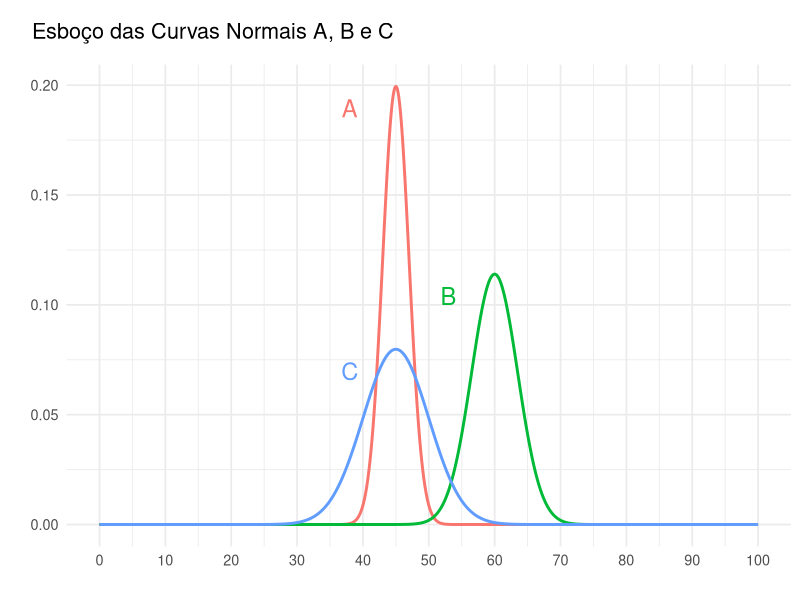
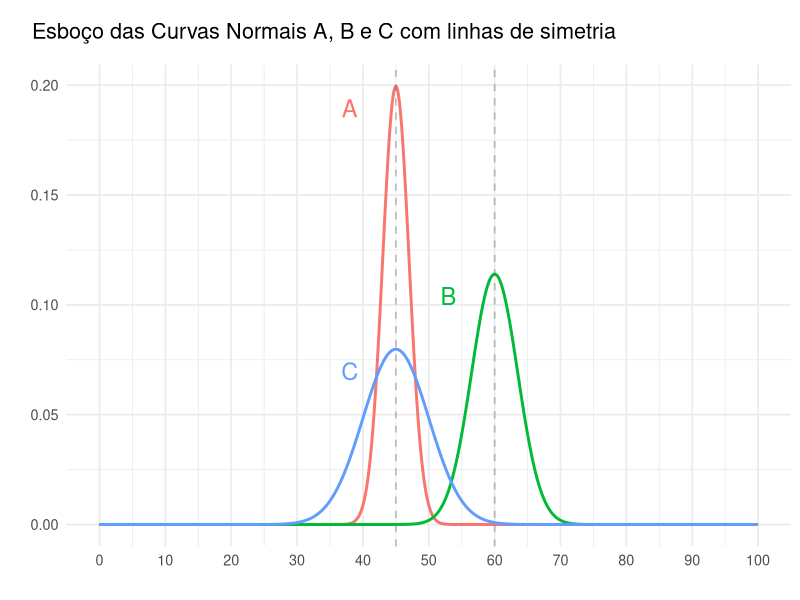
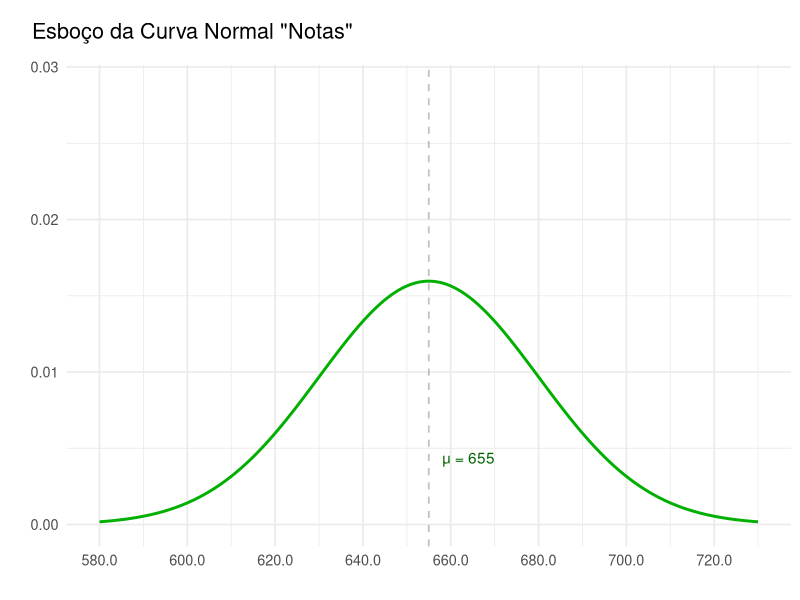
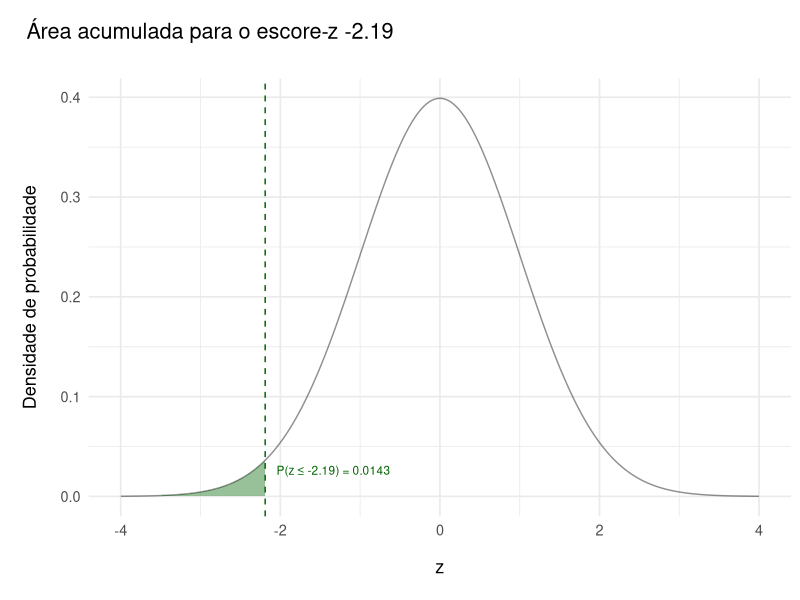
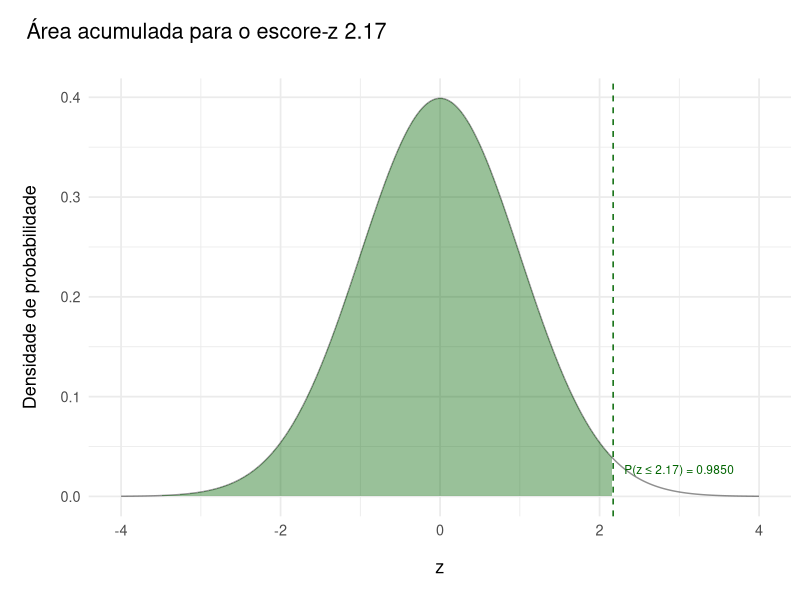
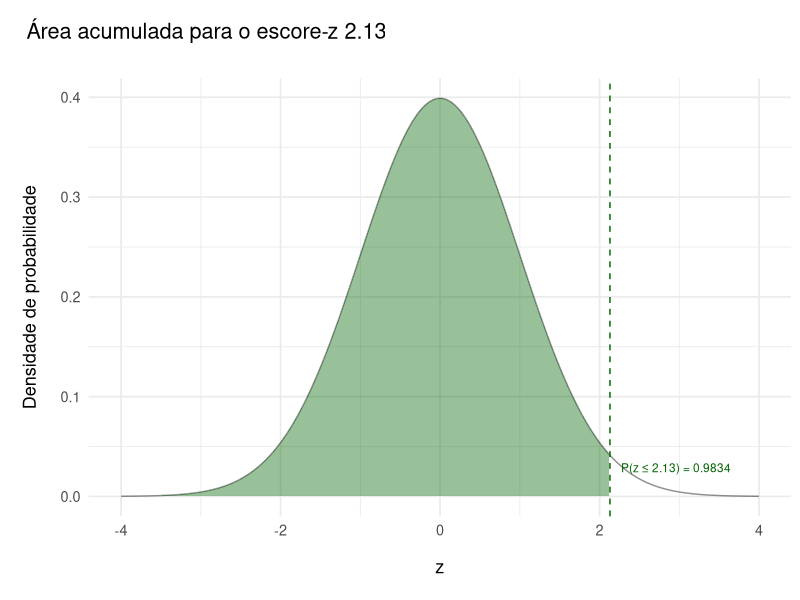
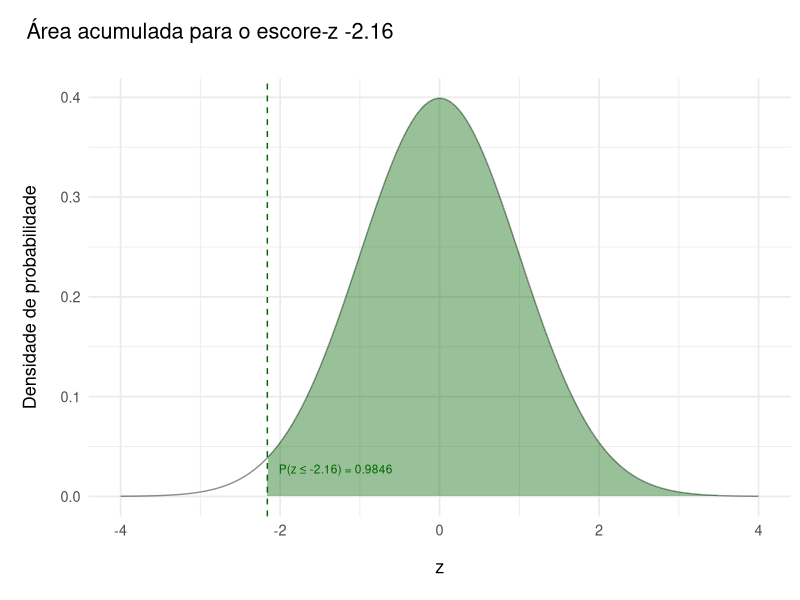
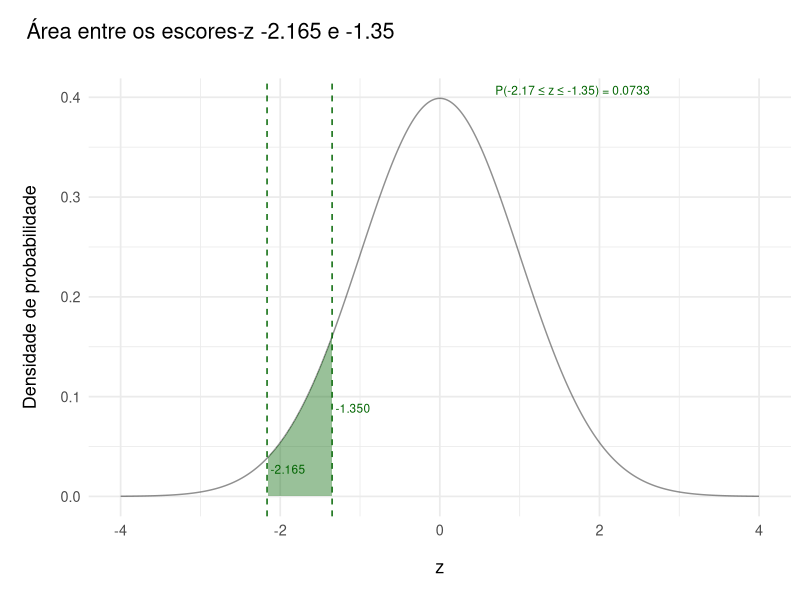

The R script that drew these images, in order:
## ---- chunk 1
#| warning: false

library(ggplot2)
library(dplyr)
library(tidyr)
library(scales)
## ---- chunk 2
#| code-fold: true

exp(1i * pi) + 1
## ---- chunk 3
## Usando notação Latex, mostra um número com seis casas decimais e
## a porcentagem equivalente com duas casas decimais
ppercent <- function(raw) {
  sprintf("$$P = %.6f \\approx %.2f\\%%$$", raw, raw * 100) |> cat()
}

## Arredonda um número para 4 casas decimais
r4 <- function(float) {
  round(float, digits = 4)
}

## Arredonda um número para 2 casas decimais
r2 <- function(float) {
  round(float, digits = 2)
}
## ---- chunk 4
curves <- tibble(
  curve = c("A", "B", "C"), # Curva
  mu = c(45, 60, 45),       # Média
  sigma = c(2, 3.5, 5),     # Desvio padrão
)
## ---- chunk 5
x_vector <- seq(0, 100, length.out = 1000)
## ---- chunk 6
density <- curves |>
  # Para estruturar o dataset, repetimos os atributos de cada curva 1000 vezes
  slice(rep(seq_len(n()), each = length(x_vector))) |>
  # Adicionamos uma nova coluna, que insere os valores de x para cada linha
  mutate(x = rep(x_vector, times = nrow(curves))) |>
  # Finalmente, obtemos o y correspondente na FDP em outra nova coluna
  mutate(y = dnorm(x, mean = mu, sd = sigma)) |>
  # Precisamos apenas das colunas curve (A, B ou C), x e y
  select(curve, x, y)
## ---- chunk 7
#| code-fold: true

## Define as posições dos rótulos sobre cada curva
## A partir do ponto máximo de cada curva, calculamos uma posição um pouco mais
## à esquerda e abaixo para posicionar os rótulos
label_positions <- curves |>
  transmute(curve,
    x = mu - 7,
    y = dnorm(mu, mean = mu, sd = sigma) - 0.01
  )

## Plota os dados
plot <- ggplot(density, aes(x, y, color = curve)) +
  geom_line(linewidth = 1, show.legend = FALSE) +
  geom_text(
    data = label_positions, aes(x = x, y = y, label = curve),
    size = 6,
    show.legend = FALSE,
  ) +
  labs(
    title = "Esboço das Curvas Normais A, B e C",
    x = "", y = "",
  ) +
  scale_x_continuous(
    breaks = seq(0, 100, by = 10),
    minor_breaks = seq(0, 100, by = 5)
  ) +
  theme_minimal(base_size = 13) +
  theme(
    plot.title = element_text(margin = margin(l = -25, t = 10, b = 15))
  )

plot
## ---- chunk 8
#| code-fold: true

bisectors <- curves |>
  transmute(curve, xintercept = mu)

plot +
  labs(
    title = "Esboço das Curvas Normais A, B e C com linhas de simetria",
  ) +
  geom_vline(
    data = bisectors,
    aes(xintercept = xintercept),
    color = "#66666666",
    linetype = "dashed",
    linewidth = 0.6,
    show.legend = FALSE
  )
## ---- chunk 9
#| code-fold: true

## Plota o gráfico de uma curva de distribuição normal
plot_draft <- function(density, curve, properties) {
  p <- properties
  mu <- slice_head(curve)$mu
  sigma <- slice_head(curve)$sigma

  bisectors <- curve |>
    transmute(curve, xintercept = mu)

  plot <- ggplot(density, aes(x, y)) +

    geom_line(color = "#00af00", linewidth = 1, show.legend = FALSE) +
    geom_vline(
      data = bisectors,
      aes(xintercept = xintercept),
      color = "#66666666",
      linetype = "dashed",
      linewidth = 0.6,
      show.legend = FALSE
    ) +
    annotate(
     "text",
      x    = mu,
      y    = dnorm(mu, mean = mu, sd = sigma) * 0.25,
      label = paste0("μ = ", mu),
      vjust = 0,
      hjust = -0.25,
      color = "darkgreen"
    ) +
    labs(
      title = paste("Esboço da Curva Normal \"", p$name, "\"", sep = ""),
      x = "",
      y = ""
    ) +
    scale_x_continuous(
      breaks = seq(p$x_min, p$x_max, by = p$x_step),
      minor_breaks = seq(p$x_min, p$x_max, by = p$x_step / 2),
      labels = label_number(accuracy = 0.1),
    ) +
    scale_y_continuous(
      limits = c(0, max(density$y) * p$y_max_multiplier)
    ) +
    theme_minimal(base_size = 13) +
    theme(plot.title = element_text(margin = margin(l = -25, t = 10, b = 15)))

  plot
}
## ---- chunk 10

draft <- function(name, mu, sigma, x_min, x_max, x_step, y_max_multiplier = 1) {

    curve <- tibble(
      curve = name,
      mu = mu,
      sigma = sigma,
    )

    x_vector <- seq(x_min, x_max, length.out = 1000)

    density <- curve |>
      slice(rep(seq_len(n()), each = length(x_vector))) |>
      mutate(x = x_vector) |>
      mutate(y = dnorm(x, mean = mu, sd = sigma)) |>
      select(curve, x, y)

    graph_properties <- list(
      name = name,
      x_min = x_min,
      x_max = x_max,
      x_step = x_step,
      y_max_multiplier = y_max_multiplier
    )

    plot_draft(density, curve, graph_properties)
  }
## ---- chunk 11
draft(
  name = "Notas",
  mu = 655,
  sigma = 25,
  x_min = 580,
  x_max = 730,
  x_step = 20,
  y_max_multiplier = 1.8
)
## ---- chunk 12
#| code-fold: true

z_plot <- function(z, right = FALSE, opposite = NULL) {

opp <- if (is.null(opposite)) if (right) 4 else -4 else opposite

## Cria um conjunto de 400 valores para x entre -4 e 4
x_vals <- seq(-4, 4, length.out = 400)

## Cria uma tibble com os valores de x e seus equivalentes em y
pairs <- tibble(x = x_vals, y = dnorm(x_vals))

plot <- ggplot(
  # Traça a curva usando os valores de x e y
  pairs, aes(x, y)) +
  geom_line(linewidth = 0.5, color = "#0000006f") +
  geom_area(
    # Obtém apenas a área onde x <= z
    data = subset(pairs, if (right) (x >= z & x <= opp) else (x >= opp & x <= z)),
    aes(x, y),
    # Colore a área obtida em verde
    fill = "darkgreen", alpha = 0.4
  ) +
  # Traça uma linha perpendicular a x sobre z
  geom_vline(xintercept = z, linetype = "dashed", color = "darkgreen") +
    labs(
      x = "z",
      y = "Densidade de probabilidade"
    ) +
  # Demais parâmetros para a aparência e tamanho do gráfico
  theme_minimal(base_size = 13) +
  theme(
    plot.title = element_text(margin = margin(l = -45, t = 10, b = 25)),
    axis.title.y = element_text(
      margin = margin(t = 0, r = 15, b = 0, l = 10, unit = "pt")
    ),
    axis.title.x = element_text(
      margin = margin(t = 15, r = 0, b = 10, l = 0, unit = "pt")
    )
  )

  plot <- if (!is.null(opposite)) {
    plot +
      # Adiciona título e rótulos dos eixos
      labs(
        title = paste("Área entre os escores-z", r4(z), "e", r4(opp)),
      ) +
      geom_vline(
        xintercept = opp,
        linetype = "dashed",
        color = "darkgreen"
      ) +
      annotate(
        "text",
        x = z, y = dnorm(z) * 0.5,
        label = sprintf("%.3f", z),
        size = 3,
        vjust = -0.4,
        hjust = -0.1,
        color = "darkgreen"
      ) +
      annotate(
        "text",
        x = opp, y = dnorm(opp) * 0.5,
        label = sprintf("%.3f", opp),
        size = 3,
        vjust = -0.4,
        hjust = -0.1,
        color = "darkgreen"
      ) +
      annotate(
        "text",
        x = 0.5, y = dnorm(0),
        label = sprintf(
          "P(%.2f ≤ z ≤ %.2f) = %.4f",
          if (z < opp) z else opp,
          if (z > opp) z else opp,
          abs(pnorm(z) - pnorm(opp))
        ),
        size = 3,
        vjust = -0.4,
        hjust = -0.1,
        color = "darkgreen"
    )
  } else {
    plot +
    # Adiciona título e rótulos dos eixos
    labs(
      title = paste("Área acumulada para o escore-z", r4(z)),
    ) +
    # Anota o valor correspondente à área
    annotate(
      "text",
      x = z, y = dnorm(z) * 0.5,
      label = sprintf("P(z ≤ %.2f) = %.4f", z, pnorm(z, lower.tail = !right)),
      size = 3,
      vjust = -0.4,
      hjust = -0.1,
      color = "darkgreen"
    )
  }
  plot
}
## ---- chunk 13
#| output: asis
pnorm(-2.19) |> ppercent()
## ---- chunk 14
z_plot(-2.19)
## ---- chunk 15
#| output: asis
pnorm(2.17) |> ppercent()
## ---- chunk 16
z_plot(2.17)
## ---- chunk 17
z_plot(2.13)
## ---- chunk 18
#| output: asis
pnorm(2.13) |> ppercent()
## ---- chunk 19
1 - pnorm(-2.16)
## ---- chunk 20
#| output: asis
pnorm(-2.16, lower.tail = FALSE) |> ppercent()
## ---- chunk 21
z_plot(-2.16, right = TRUE)
## ---- chunk 22
#| output: asis
pnorm(-2.16) |> ppercent()
## ---- chunk 23
1 - pnorm(-2.16)
## ---- chunk 24
z_plot(-2.165, right = TRUE, opposite = -1.35)
## ---- chunk 25
pnorm(-1.35)
## ---- chunk 26
pnorm(-2.165)
## ---- chunk 27
pnorm(-1.35) - pnorm(-2.165)
## ---- chunk 28
#| output: asis
#| echo: false
(pnorm(-1.35) - pnorm(-2.165)) |> ppercent()
## ---- chunk 29
e7 <- list(
  mu = 67,
  sigma = 3.5,
  x = 70
)

## ---- chunk 30
draft(
  name = "Velocidade",
  mu = e7$mu,
  sigma = e7$sigma,
  x_min = e7$mu - e7$sigma * 3.5,
  x_max = e7$mu + e7$sigma * 3.5,
  x_step = ceiling(e7$sigma / 2),
)
## ---- chunk 31

z <- (e7$x - e7$mu) / e7$sigma
z
## ---- chunk 32
#| output: asis
(1 - pnorm(z)) |> ppercent()
## ---- chunk 33
z_plot(z, right = TRUE)
## ---- chunk 34
e8 <- list(
  mu = 45,
  sigma = 12,
  x1 = 33,
  x2 = 60
)

## ---- chunk 35
draft(
  name = "Permanência",
  mu = e8$mu,
  sigma = e8$sigma,
  x_min = e8$mu - e8$sigma * 3.5,
  x_max = e8$mu + e8$sigma * 3.5,
  x_step = ceiling(e8$sigma / 2),
)
## ---- chunk 36

z1 <- (e8$x1 - e8$mu) / e8$sigma
z1
## ---- chunk 37

z2 <- (e8$x2 - e8$mu) / e8$sigma
z2
## ---- chunk 38
#| output: asis
p <- abs(pnorm(z2) - pnorm(z1))
p |> ppercent()
## ---- chunk 39
z_plot(z2, opposite = z1)
## ---- chunk 40
z <- qnorm(0.9616)
z
## ---- chunk 41
alpha <- 0.05
z95 <- qnorm(1 - alpha/2)
z95
## ---- chunk 42
pnorm(z95)
## ---- chunk 43
qnorm(pnorm(z95))
## ---- chunk 44
p10 <- qnorm(0.1)
p20 <- qnorm(0.2)
p99 <- qnorm(0.99)

p10
p20
p99
## ---- chunk 45
e12 <- list(
  mu = 52,
  sigma = 15,
  x1 = NULL,
  x2 = NULL,
  x2 = NULL,
  z1 = -2.33,
  z2 = 3.1,
  z3 = 0.58
)

## ---- chunk 46
#| code-fold: true
draft(
  name = "Pesos",
  mu = e12$mu,
  sigma = e12$sigma,
  x_min = e12$mu - e12$sigma * 3.5,
  x_max = e12$mu + e12$sigma * 3.5,
  x_step = ceiling(e12$sigma / 2),
)
## ---- chunk 47
e12$x1 <- e12$mu + e12$sigma * e12$z1
e12$x1

e12$x2 <- e12$mu + e12$sigma * e12$z2
e12$x2

e12$x3 <- e12$mu + e12$sigma * e12$z3
e12$x3
## ---- chunk 48
e13 <- list(
  mu = 129,
  sigma = 5.18,
  x = NULL,
  z = NULL
)

## ---- chunk 49
#| code-fold: true
draft(
  name = "Frenagem",
  mu = e13$mu,
  sigma = e13$sigma,
  x_min = e13$mu - e13$sigma * 3.5,
  x_max = e13$mu + e13$sigma * 3.5,
  x_step = ceiling(e13$sigma),
)
## ---- chunk 50
e13$z <- qnorm(0.01)
e13$z
## ---- chunk 51
z_plot(e13$z)
## ---- chunk 52
e13$x <- e13$mu + e13$sigma * e13$z
e13$x
## ---- chunk 53
e14 <- list(
  mu = 11.2,
  sigma = 2.1,
  p = 0.1,
  x = NULL,
  z = NULL
)

## ---- chunk 54
#| code-fold: true
draft(
  name = "Tempo de Trabalho",
  mu = e14$mu,
  sigma = e14$sigma,
  x_min = e14$mu - e14$sigma * 3.5,
  x_max = e14$mu + e14$sigma * 3.5,
  x_step = ceiling(e14$sigma / 2),
)
## ---- chunk 55
e14$z <- qnorm(e14$p)
e14$z
## ---- chunk 56
z_plot(e14$z)
## ---- chunk 57
e14$x <- e14$mu + e14$sigma * e14$z
e14$x
## ---- chunk 58
#| code-fold: true

e15 <- list(
  mu = 47,
  sigma = 9,
  n = 64,
  s = NULL
)

## ---- chunk 59
e15$s <- e15$sigma / sqrt(e15$n)
## ---- chunk 60
#| code-fold: true

draft(
  name = "Contas de Telefone (Amostral)",
  mu = e15$mu,
  sigma = e15$s,
  x_min = e15$mu - e15$s * 3.5,
  x_max = e15$mu + e15$s * 3.5,
  x_step = ceiling(e15$s / 2),
)
## ---- chunk 61
#| code-fold: true

e16 <- list(
  mu = 3.5,
  sigma = 0.2,
  n = 16,
  s = NULL
)

## ---- chunk 62
e16$s <- e16$sigma / sqrt(e16$n)
## ---- chunk 63
#| code-fold: true

draft(
  name = "Diâmetros (Amostral)",
  mu = e16$mu,
  sigma = e16$s,
  x_min = e16$mu - e16$s * 3.5,
  x_max = e16$mu + e16$s * 3.5,
  x_step = 0.05,
)
## ---- chunk 64
#| code-fold: true

e17 <- list(
  mu = 25,
  sigma = 1.5,
  n = 100,
  x1 = 24.7,
  x2 = 25.5,
  s = NULL
)

## ---- chunk 65
e17$s <- e17$sigma / sqrt(e17$n)
## ---- chunk 66
#| code-fold: true

draft(
  name = "Tempo Dirigindo (Amostral)",
  mu = e17$mu,
  sigma = e17$s,
  x_min = e17$mu - e17$s * 3.5,
  x_max = e17$mu + e17$s * 3.5,
  x_step = e17$s,
)
## ---- chunk 67
#| output: asis
(pnorm(e17$x2, mean = e17$mu, sd = e17$s) -
pnorm(e17$x1, mean = e17$mu, sd = e17$s)) |>
  ppercent()
## ---- chunk 68
#| code-fold: true

e18 <- list(
  mu = 176800,
  sigma = 50000,
  n = 12,
  x = 160000,
  z = NULL,
  s = NULL
)

## ---- chunk 69
e18$s <- e18$sigma / sqrt(e18$n)
## ---- chunk 70
#| code-fold: true

draft(
  name = "Residências (Amostral)",
  mu = e18$mu,
  sigma = e18$s,
  x_min = e18$mu - e18$s * 3.5,
  x_max = e18$mu + e18$s * 3.5,
  x_step = e18$s * 2,
)
## ---- chunk 71
e18$z <- (e18$x - e18$mu) / e18$s
## ---- chunk 72
z_plot(e18$z, right = TRUE)
## ---- chunk 73
#| output: asis
pnorm(e18$z, lower.tail = FALSE) |> ppercent()
## ---- chunk 74
#| code-fold: true

e19 <- list(
  mu = 190,
  sigma = 48,
  n = 10,
  x = 200,
  z = NULL,
  z_barra = NULL,
  s = NULL
)

## ---- chunk 75
e19$s <- e19$sigma / sqrt(e19$n)
## ---- chunk 76
#| code-fold: true

draft(
  name = "Monitores (Amostral)",
  mu = e19$mu,
  sigma = e19$s,
  x_min = e19$mu - e19$s * 3.5,
  x_max = e19$mu + e19$s * 3.5,
  x_step = ceiling(e19$s / 2),
)
## ---- chunk 77
e19$z <- (e19$x - e19$mu) / e19$sigma
e19$z_barra <- (e19$x - e19$mu) / e19$s
## ---- chunk 78
#| output: asis
pnorm(e19$z) |> ppercent()
## ---- chunk 79
#| output: asis
pnorm(e19$z_barra) |> ppercent()
## ---- chunk 80
z_plot(e19$z)
z_plot(e19$z_barra)
## ---- chunk 81
#| code-fold: true

e20 <- list(
  n = 100,
  p = 0.34,
  q = NULL,
  np = NULL,
  nq = NULL
)

## ---- chunk 82
e20$q <- 1 - e20$p
## ---- chunk 83
e20$np <- e20$n * e20$p
e20$nq <- e20$n * e20$q
## ---- chunk 84
mu_b <- e20$np
sigma_b <- sqrt(e20$n * e20$p * e20$q)
## ---- chunk 85
#| code-fold: true

e21 <- list(
  n = 100,
  p = 0.34,
  q = NULL,
  np = NULL,
  nq = NULL,
  mu = NULL,
  sigma = NULL,
  z = NULL,
  ps = NULL,
  a = NULL
)

## ---- chunk 86
e21$q <- 1 - e21$p
e21$np <- e21$n * e21$p
e21$nq <- e21$n * e21$q
## ---- chunk 87
e21$mu <- e21$np
e21$sigma <- sqrt(e21$n * e21$p * e21$q)
## ---- chunk 88
e21$a <- 30.5
## ---- chunk 89
e21$z <- (e21$a - e21$mu) / e21$sigma
e21$ps <- pnorm(e21$z, lower.tail = FALSE)
## ---- chunk 90
z_plot(e21$z)
## ---- chunk 91
#| code-fold: true

x_vector <- seq(e21$mu - 4*e21$sigma, e21$mu + 4*e21$sigma, length.out = 400)
pairs <- tibble(x = x_vector, y = dnorm(
  x_vector,
  mean = e21$mu,
  sd = e21$sigma
)
)

ggplot(pairs, aes(x, y)) +
  geom_line(color = "darkgreen") +
  geom_area(data = subset(pairs, x >= e21$a),
    aes(x, y),
    fill = "darkgreen", alpha = 0.4) +
  geom_vline(xintercept = e21$a, linetype = "dashed") +
   labs(
    title = paste(
      "Aproximação Normal para Binomial, n =", e21$n, "p =", e21$p
    ),
    subtitle = "Em destaque, P(X > 30) com correção de continuidade",
    x = "X",
    y = "Densidade de probabilidade"
  ) +
  theme_minimal(base_size = 13) +
  theme(
    plot.title = element_text(margin = margin(l = -45, t = 10, b = 5)),
    plot.subtitle = element_text(margin = margin(l = -45, t = 5, b = 25)),
    axis.title.y = element_text(
      margin = margin(t = 0, r = 15, b = 0, l = 10, unit = "pt")
    ),
    axis.title.x = element_text(
      margin = margin(t = 15, r = 0, b = 0, l = 0, unit = "pt")
    )
  )
## ---- chunk 92
#| code-fold: true

e22 <- list(
  n = 100,
  p = 0.58,
  q = NULL,
  k = 100,
  np = NULL,
  nq = NULL,
  mu = NULL,
  sigma = NULL,
  z = NULL,
  ps = NULL,
  a = NULL
)

## ---- chunk 93
e22$q <- 1 - e22$p
e22$np <- e22$n * e22$p
e22$nq <- e22$n * e22$q
## ---- chunk 94
e22$mu <- e22$np
e22$sigma <- sqrt(e22$n * e22$p * e22$q)
## ---- chunk 95
#| code-fold: true

e23 <- list(
  n = 75,
  p = 0.32,
  q = NULL,
  x = 15,
  np = NULL,
  nq = NULL,
  mu = NULL,
  sigma = NULL,
  xs = NULL,
  xs = NULL,
  zs = NULL,
  zi = NULL,
  prob = NULL
)

## ---- chunk 96
e23$q <- 1 - e23$p
e23$np <- e23$n * e23$p
e23$nq <- e23$n * e23$q
## ---- chunk 97
e23$mu <- e23$np
e23$sigma <- sqrt(e23$n * e23$p * e23$q)
## ---- chunk 98
e23$xi <- e23$x - 0.5
e23$xs <- e23$x + 0.5

e23$zi <- (e23$xi - e23$mu) / e23$sigma
e23$zs <- (e23$xs - e23$mu) / e23$sigma
## ---- chunk 99
#| output: asis
pnorm(e23$zs) - pnorm(e23$zi) |> ppercent()
## ---- chunk 100
z_plot(e23$zs, opposite = e23$zi)
## ---- chunk 101
hours <- c(
  26, 25, 32, 31, 28, 28,
  28, 22, 28, 25, 21, 40,
  32, 22, 25, 22, 26, 24,
  46, 20, 35, 22, 32, 48,
  32, 36, 38, 32, 22, 19
)
## ---- chunk 102
x_bar <- mean(hours)
x_bar
## ---- chunk 103
n     <- length(hours)      # tamanho da amostra
sigma <- 7.9                # desvio populacional
alpha <- 0.05               # 95% de confiança
z_c   <- qnorm(1 - alpha/2) # z-crítico
## ---- chunk 104
E = z_c * sigma / sqrt(n)
## ---- chunk 105
n <- length(hours)
s <- sd(hours)
alpha <- 0.05
f <- n - 1 # degrees of freedom
t_c <- qt(1 - alpha/2, f)
## ---- chunk 106
x_bar <- mean(hours)
E <- t_c * s / sqrt(n)
## ---- chunk 107
li <- x_bar - E
ls <- x_bar + E
## ---- chunk 108
hours <- c(
  30, 26, 33, 26, 26, 33, 31, 31, 21, 37,
  27, 20, 34, 35, 30, 24, 38, 34, 39, 31,
  22, 30, 23, 23, 31, 44, 31, 33, 33, 26,
  27, 28, 25, 35, 23, 32, 29, 31, 25, 27
)

sigma <- 7.9
E <- 2
alpha <- 0.05
z_c <- qnorm(1 - alpha / 2)
## ---- chunk 109
n <- ceiling((z_c * sigma / E)^2)
n
## ---- chunk 110
n <- 22
f <- n - 1
## ---- chunk 111
c <- 0.90
## ---- chunk 112
alpha <- 1 - c
t_c <- qt(1 - alpha / 2, f)
## ---- chunk 113
n <- 16
mu <- 162
s <- 10
f <- n - 1
se <- s / sqrt(n)
## ---- chunk 114
## 90%
alpha90 <- 0.10
t90 <- qt(1 - alpha90 / 2, f)
e90 <- t90 * se
ci90 <- list(i = x_bar - e90, s = x_bar + e90)

## 99%
alpha99 <- 0.01
t99 <- qt(1 - alpha99 / 2, f)
e99 <- t99 * se
ci99 <- list(i = x_bar - e99, s = x_bar + e99)
## ---- chunk 115
n     <- 36
mu <- 9.75
s     <- 2.39
f    <- n - 1
se    <- s / sqrt(n)
## ---- chunk 116
## 90%
t90  <- qt(0.95, f)
e90  <- t90 * se
ci90 <- list(i = mu - e90, s = x_bar + e90)

## 95%
t95  <- qt(0.975, f)
e95  <- t95 * se
ci95 <- list(i = mu - e95, s = x_bar + e95)
## ---- chunk 117
ci90
ci95
## ---- chunk 118
n <- 18
x_bar <- 64
s <- 2.5
f <- n - 1
## ---- chunk 119
alpha <- 0.10
t_c <- qt(1 - alpha / 2, f)
se <- s / sqrt(n)
## ---- chunk 120
me <- t_c * se
## ---- chunk 121
c_i <- x_bar - me
c_s <- x_bar + me
## ---- chunk 122
x <- 123
n <- 2462
## ---- chunk 123
p_h <- x / n
## ---- chunk 124
x     <- 123
n     <- 2462
p_h <- x / n
q_h <- 1 - p_h
## ---- chunk 125
np  <- n * p_h
nq  <- n * q_h
## ---- chunk 126
z_c <- qnorm(0.95)
e <- z_c * sqrt(p_h * q_h / n)
## ---- chunk 127
l_i <- p_h - e
l_s <- p_h + e
## ---- chunk 128
n <- 498
p_h <- 0.25
q_h <- 1 - p_h
p_h
q_h
## ---- chunk 129
np  <- n * p_h
nq  <- n * q_h
## ---- chunk 130
z_c <- qnorm(0.995)
e <- z_c * sqrt(p_h * q_h / n)
## ---- chunk 131
l_i <- p_h - e
l_s <- p_h + e
## ---- chunk 132
p_h1 <- 0.5
q_h1 <- 1 - p_h1

p_h2 <- 0.31
q_h2 <- 1 - p_h2

z_c <- qnorm(0.95)
e <- 0.02
## ---- chunk 133
n1 <- (z_c^2 * p_h1 * q_h1) / e^2

n2 <- (z_c^2 * p_h2 * q_h2) / e^2
## ---- chunk 134
n1 <- ceiling(n1)
n2 <- ceiling(n2)
## ---- chunk 135
n <- 30
f <- n - 1
conf <- 0.90
alpha <- 1 - conf
f
alpha
## ---- chunk 136
c_r <- qchisq(1 - alpha / 2, f)
c_l <- qchisq(alpha / 2,     f)
## ---- chunk 137
n <- 30
f <- n - 1
s <- 1.20

conf1 <- 0.90; alpha1 <- 1 - conf1
conf2 <- 0.95; alpha2 <- 1 - conf2

c_r1 <- qchisq(1 - alpha1 / 2, f)
c_l1 <- qchisq(alpha1 / 2, f)

c_r2 <- qchisq(1 - alpha2 / 2, f)
c_l2 <- qchisq(alpha2 / 2, f)
## ---- chunk 138
var_est <- (f * s^2)

# 90%
v1_i <- var_est / c_r1
v1_s <- var_est / c_l1

# 95%
v2_i <- var_est / c_r2
v2_s <- var_est / c_l2
## ---- chunk 139
sd1_i <- sqrt(v1_i)
sd1_s <- sqrt(v1_s)

sd2_i <- sqrt(v2_i)
sd2_s <- sqrt(v2_s)
## ---- chunk 140
z0 <- 2.1
p_b <- 2 * (1 - pnorm(abs(z0)))
p_b
## ---- chunk 141
z0 <- 1.5
p_u <- 1 - pnorm(z0)
p_u
## ---- chunk 142
z_plot(qnorm(1 - p_u), right = TRUE)
## ---- chunk 143
#| code-fold: true

z_crit <- qnorm(1 - p_b / 2)
pairs <- tibble(x = seq(-4, 4, length.out = 1000))
pairs$y <- dnorm(pairs$x)

ggplot(pairs, aes(x, y)) +
  geom_line() +
  geom_area(
    data = subset(pairs, x <= -z_crit), aes(x, y),
    fill = "darkgreen",
    alpha = 0.5
  ) +
  geom_area(
    data = subset(pairs, x >=  z_crit), aes(x, y),
    fill = "darkgreen",
    alpha = 0.5
  ) +
  geom_vline(xintercept = c(-z_crit, z_crit), linetype = "dashed") +
  labs(
    title = "Teste Bilateral",
    x = "z",
    y = "Densidade de probabilidade"
  ) +
  theme_minimal(base_size = 13) +
  theme(
    plot.title = element_text(margin = margin(l = -45, t = 10, b = 5)),
    plot.subtitle = element_text(margin = margin(l = -45, t = 5, b = 25)),
    axis.title.y = element_text(
      margin = margin(t = 0, r = 15, b = 0, l = 10, unit = "pt")
    ),
    axis.title.x = element_text(
      margin = margin(t = 15, r = 0, b = 0, l = 0, unit = "pt")
    )
  )
## ---- chunk 144
z <- -1.71
p <- pnorm(z)
p
## ---- chunk 145
z <- 1.64
p <- pnorm(z)
p
## ---- chunk 146
p_2 <- 2 * (1 - pnorm(z))
p_2
## ---- chunk 147
x_bar <- 36
mu <- 35
sigma <- 4
n <- 100

z <- (x_bar - mu) / (sigma / sqrt(n))
z
## ---- chunk 148
p <- 1 - pnorm(z)
p
## ---- chunk 149
alpha <- 0.01
## ---- chunk 150
x_bar <- 3.3
mu  <- 3
sigma <- 0.5
n <- 25

z <- (x_bar - mu) / (sigma / sqrt(n))
z
## ---- chunk 151
p <- 2 * (1 - pnorm(abs(z)))
p
## ---- chunk 152
alpha <- 0.10
## ---- chunk 153
z_plot(qnorm(alpha))
## ---- chunk 154
z <- -1.28
a <- pnorm(z)
a
## ---- chunk 155
z_a <- qnorm(a)
z_a
## ---- chunk 156
z_plot(z_a)
## ---- chunk 157
#| code-fold: true

alpha <- 0.08
z_i <- qnorm(alpha / 2)
z_s <- qnorm(1 - alpha / 2)

df <- tibble(x = seq(-4, 4, length.out = 400))
df$y <- dnorm(df$x)

ggplot(df, aes(x = x, y = y)) +
  geom_line(linewidth = 1) +
  geom_ribbon(data = subset(df, x <= z_i),
              aes(ymin = 0, ymax = y),
              fill = "darkgreen", alpha = 0.5) +
  geom_ribbon(data = subset(df, x >= z_s),
              aes(ymin = 0, ymax = y),
              fill = "darkgreen", alpha = 0.5) +
  geom_vline(xintercept = c(z_i, z_s),
             linetype = "dashed", color = "darkgreen") +
  annotate("text", x = z_i, y = max(df$y) * 0.6,
           label = paste0("z_i = ", round(z_i, 3)),
           hjust = 1.1, color = "darkgreen") +
  annotate("text", x = z_s, y = max(df$y) * 0.6,
           label = paste0("z_s = ", round(z_s, 3)),
           hjust = -0.1, color = "darkgreen") +
  labs(
    title = "Curva Normal Padrão: α/2 em cada cauda",
    x = "z",
    y = "f(z)"
  ) +
  theme_minimal(base_size = 13) +
  theme(
    plot.title = element_text(margin = margin(l = -45, t = 10, b = 5)),
    plot.subtitle = element_text(margin = margin(l = -45, t = 5, b = 25)),
    axis.title.y = element_text(
      margin = margin(t = 0, r = 15, b = 0, l = 10, unit = "pt")
    ),
    axis.title.x = element_text(
      margin = margin(t = 15, r = 0, b = 0, l = 0, unit = "pt")
    )
  )
## ---- chunk 158
alpha <- 0.08
a_i <- pnorm(qnorm(alpha/2))
a_s <- pnorm(qnorm(1 - alpha/2))
## ---- chunk 159
z_i <- qnorm(0.04)
z_s <- qnorm(0.96)
z_i  # -1.750686
z_s  #  1.750686
## ---- chunk 160
x_bar  <- 66900
mu <- 68000
sigma <- 5500
n <- 20

z <- (x_bar - mu) / (sigma / sqrt(n))
p <- pnorm(z)
## ---- chunk 161
alpha1 <- 0.1
alpha2 <- 0.01
## ---- chunk 162
z_1 <- qnorm(1 - alpha1 / 2)
z_2 <- qnorm(1 - alpha2 / 2)
## ---- chunk 163
#| code-fold: true

library(ggplot2)
alpha <- 0.10
z0 <- qnorm(1 - alpha / 2)
x <- seq(-4, 4, length = 400)
y <- dnorm(x)
ggplot(data.frame(x, y), aes(x, y)) +
  geom_line() +
  geom_ribbon(data = subset(data.frame(x, y), x <= -z0),
    aes(ymin = 0, ymax = y), fill = "darkgreen", alpha = 0.5) +
  geom_ribbon(data = subset(data.frame(x, y), x >=  z0),
    aes(ymin = 0, ymax = y), fill = "darkgreen", alpha = 0.5) +
  geom_vline(
    xintercept = c(-z0, z0),
    linetype = "dashed",
    color = "darkgreen"
  ) +
  geom_vline(xintercept = z, colour = "darkgreen") +
  labs(title = "Teste Z bilateral",
    subtitle = paste("α = 0.1, z = ", round(z, 3))) +
  theme_minimal(base_size = 13) +
  theme(
    plot.title = element_text(margin = margin(l = -45, t = 10, b = 5)),
    plot.subtitle = element_text(margin = margin(l = -45, t = 5, b = 25)),
    axis.title.y = element_text(
      margin = margin(t = 0, r = 15, b = 0, l = 10, unit = "pt")
    ),
    axis.title.x = element_text(
      margin = margin(t = 15, r = 0, b = 0, l = 0, unit = "pt")
    )
  )
## ---- chunk 164
alpha <- 0.10
f    <- 8

t0 <- qt(1 - alpha, f)
## ---- chunk 165
alpha <- 0.05
f <- 15

t_i <- qt(alpha / 2, f)
t_s <- qt(1 - alpha / 2, f)
## ---- chunk 166
alpha <- 0.1
n <- 7
f <- n - 1
## ---- chunk 167
t <- qt(alpha, f)
## ---- chunk 168
x_bar <- 1125
mu <- 1200
s <- 55
n <- 7

t_stat <- (x_bar - mu) / (s / sqrt(n))
p <- pt(t_stat, f)
## ---- chunk 169
#| code-fold: true

pairs <- tibble(x = seq(-4, 4, length.out = 400))
pairs$y <- dt(pairs$x, df = f)

ggplot(pairs, aes(x, y)) +
  geom_line() +
  geom_ribbon(data = subset(pairs, x <= t0),
    aes(ymin = 0, ymax = y),
    fill = "darkgreen", alpha = 0.5) +
  geom_vline(xintercept = c(t0, t_stat),
    linetype = "dashed",
    color = c("black", "darkgreen")) +
  annotate("text", x = t0, y = max(pairs$y) * 0.9,
    label = paste0("t0=", round(t0, 3)),
    hjust = 1.1, color = "black") +
  annotate("text", x = t_stat, y = max(pairs$y) * 0.7,
    label = paste0("t=", round(t_stat, 3)),
    hjust = -0.1, color = "darkgreen") +
  labs(title = "Distribuição t (df=6)",
    subtitle = "Área à esquerda de t0 = região de rejeição",
    x = "t", y = "f(t)") +
  theme_minimal(base_size = 13) +
  theme(
    plot.title = element_text(margin = margin(l = -45, t = 10, b = 5)),
    plot.subtitle = element_text(margin = margin(l = -45, t = 5, b = 25)),
    axis.title.y = element_text(
      margin = margin(t = 0, r = 15, b = 0, l = 10, unit = "pt")
    ),
    axis.title.x = element_text(
      margin = margin(t = 15, r = 0, b = 0, l = 0, unit = "pt")
    )
  )
## ---- chunk 170
df <- 38
t_crit05 <- qt(1 - 0.05 / 2, df)
t_crit01 <- qt(1 - 0.01 / 2, df)
## ---- chunk 171
# pH
xbar1 <- 6.7
mu01 <- 6.8
s1 <- 0.35
n1 <- 39
df <- n1 - 1

t1 <- (xbar1 - mu01) / (s1 / sqrt(n1))
p1 <- 2 * pt(-abs(t1), df)

# condutividade
xbar2 <- 2350
mu02 <- 1890
s2 <- 900
n2 <- 39

t2 <- (xbar2 - mu02) / (s2 / sqrt(n2))
p2 <- 2 * pt(-abs(t2), df)
## ---- chunk 172
#| code-fold: true

pairs <- tibble(x = seq(-4, 4, length.out = 400))
pairs$y <- dt(pairs$x, df = df)

ggplot(pairs, aes(x, y)) +
  geom_line() +
  geom_vline(xintercept = c(-t_crit05, t_crit05, t1),
    linetype = "dashed",
    color = c("red", "red", "darkgreen")
  ) +
  annotate("text", x = t1, y = max(pairs$y) * 0.7,
    label = paste0("t1=", round(t1, 3)),
    color = "darkgreen"
  ) +
  labs(title = "Teste t bilateral para pH",
    subtitle = paste("t1 =", round(t1, 3),
    " | região de rejeição |t| > 2.0244"),
    x = "t"
  ) +
  theme_minimal(base_size = 13) +
  theme(
    plot.title = element_text(margin = margin(l = -45, t = 10, b = 5)),
    plot.subtitle = element_text(margin = margin(l = -45, t = 5, b = 25)),
    axis.title.y = element_text(
      margin = margin(t = 0, r = 15, b = 0, l = 10, unit = "pt")
    ),
    axis.title.x = element_text(
      margin = margin(t = 15, r = 0, b = 0, l = 0, unit = "pt")
    )
  )
